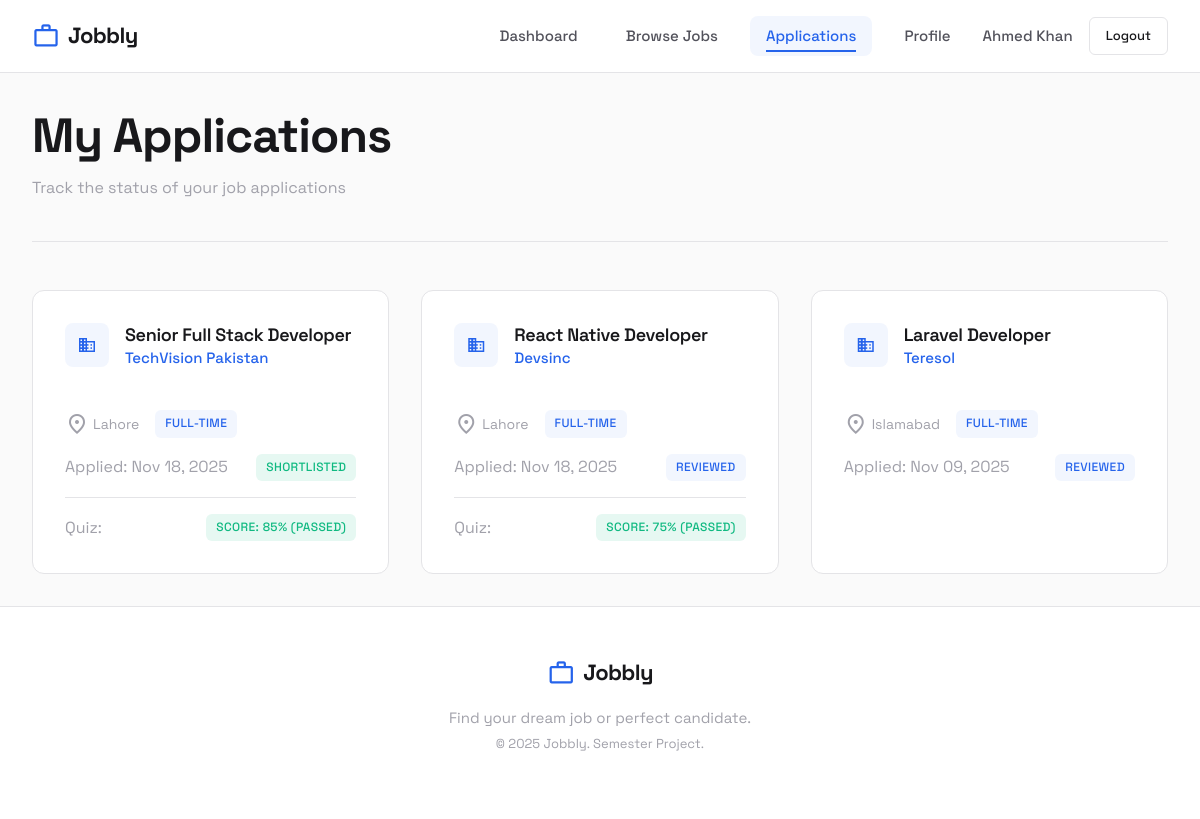
The app's page /v1-php/seeker/my-applications.php (signed in) with its own data.
### tables this page shows
CREATE TABLE applications (
    application_id INT AUTO_INCREMENT PRIMARY KEY,
    job_id INT NOT NULL,
    seeker_id INT NOT NULL,
    applied_date TIMESTAMP DEFAULT CURRENT_TIMESTAMP,
    status ENUM('pending', 'reviewed', 'shortlisted', 'rejected') DEFAULT 'pending',
    FOREIGN KEY (job_id) REFERENCES jobs(job_id) ON DELETE CASCADE,
    FOREIGN KEY (seeker_id) REFERENCES seekers(seeker_id) ON DELETE CASCADE,
    UNIQUE KEY unique_application (job_id, seeker_id)
);

CREATE TABLE jobs (
    job_id INT AUTO_INCREMENT PRIMARY KEY,
    company_id INT NOT NULL,
    title VARCHAR(255) NOT NULL,
    description TEXT,
    location VARCHAR(255),
    salary_min INT,
    salary_max INT,
    job_type ENUM('full-time', 'part-time', 'internship', 'contract', 'remote') DEFAULT 'full-time',
    required_skills TEXT,
    required_education ENUM('Matric', 'Inter', 'BS', 'MS', 'PhD') DEFAULT 'Matric',
    posted_date TIMESTAMP DEFAULT CURRENT_TIMESTAMP,
    status ENUM('active', 'closed') DEFAULT 'active',
    FOREIGN KEY (company_id) REFERENCES companies(company_id) ON DELETE CASCADE
);

CREATE TABLE companies (
    company_id INT AUTO_INCREMENT PRIMARY KEY,
    user_id INT NOT NULL UNIQUE,
    company_name VARCHAR(255) NOT NULL,
    description TEXT,
    logo_url VARCHAR(255),
    website VARCHAR(255),
    contact_no VARCHAR(50),
    FOREIGN KEY (user_id) REFERENCES users(user_id) ON DELETE CASCADE
);

CREATE TABLE quiz_attempts (
    attempt_id INT AUTO_INCREMENT PRIMARY KEY,
    quiz_id INT NOT NULL,
    seeker_id INT NOT NULL,
    score INT DEFAULT 0,
    attempt_date TIMESTAMP DEFAULT CURRENT_TIMESTAMP,
    is_passed BOOLEAN DEFAULT FALSE,
    time_taken INT,
    FOREIGN KEY (quiz_id) REFERENCES quizzes(quiz_id) ON DELETE CASCADE,
    FOREIGN KEY (seeker_id) REFERENCES seekers(seeker_id) ON DELETE CASCADE
);

### v1-php/seeker/my-applications.php (the view, shortened to what this page needs)
<?php
$db = getDB();
$seekerId = $_SESSION['seeker_id'];
$stmt = $db->prepare("
    SELECT a.*, j.title as job_title, j.job_type, j.location, c.company_name, c.logo_url,
           q.quiz_id, q.passing_score, qa.score as quiz_score, qa.is_passed
    FROM applications a
    JOIN jobs j ON a.job_id = j.job_id
    JOIN companies c ON j.company_id = c.company_id
    LEFT JOIN quizzes q ON j.job_id = q.job_id
    LEFT JOIN quiz_attempts qa ON q.quiz_id = qa.quiz_id AND qa.seeker_id = ?
    WHERE a.seeker_id = ?
    ORDER BY a.applied_date DESC
");
$stmt->execute([$seekerId, $seekerId]);
$applications = $stmt->fetchAll();
require_once __DIR__ . '/../includes/header.php';
?>
<div class="page-header">
    <h1 class="page-title">My Applications</h1>
    <p class="page-subtitle">Track the status of your job applications</p>
</div>
<?php if (empty($applications)): ?>
<div class="empty-state">
    <span class="material-symbols-outlined">work_off</span>
    <h3>No Applications Yet</h3>
    <p>Start applying to jobs to see them here.</p>
    <a href="<?= SITE_URL ?>/seeker/browse-jobs.php" class="btn btn-primary">Browse Jobs</a>
</div>
<?php else: ?>
<div class="grid grid-2">
    <?php foreach ($applications as $app): ?>
    <div class="card">
        <div class="card-header">
            <?= companyLogo($app['logo_url']) ?>
            <div>
                <h3 class="card-title" style="margin-bottom: 0;"><?= e($app['job_title']) ?></h3>
                <p class="job-company"><?= e($app['company_name']) ?></p>
            </div>
        </div>
        <div class="card-meta mb-md">
            <span class="card-meta-item">
                <span class="material-symbols-outlined">location_on</span>
                <?= e($app['location'] ?: 'Remote') ?>
            </span>
            <span class="badge <?= getJobTypeBadge($app['job_type']) ?>"><?= e($app['job_type']) ?></span>
        </div>
        <div class="flex justify-between items-center flex-wrap gap-sm">
            <div>
                <span class="text-muted">Applied: <?= formatDate($app['applied_date']) ?></span>
            </div>
            <span class="badge <?= getStatusBadge($app['status']) ?>"><?= ucfirst(e($app['status'])) ?></span>
        </div>
        <?php if ($app['quiz_id']): ?>
        <hr class="divider">
        <div class="flex justify-between items-center">
            <span class="text-muted">Quiz:</span>
            <?php if ($app['quiz_score'] !== null): ?>
                <span class="badge <?= $app['is_passed'] ? 'badge-success' : 'badge-danger' ?>">
                    Score: <?= $app['quiz_score'] ?>% (<?= $app['is_passed'] ? 'Passed' : 'Failed' ?>)
                </span>
            <?php else: ?>
                <a href="<?= SITE_URL ?>/seeker/take-quiz.php?job=<?= $app['job_id'] ?>" class="btn btn-sm btn-primary">
                    Take Quiz
                </a>
            <?php endif; ?>
        </div>
        <?php endif; ?>
    </div>
    <?php endforeach; ?>
</div>
<?php endif; ?>
<?php require_once __DIR__ . '/../includes/footer.php'; ?>

### v1-php/includes/functions.php (shortened to what this page needs)
<?php
function e($string) {
    return htmlspecialchars($string, ENT_QUOTES, 'UTF-8');
}
function formatDate($date) {
    return date('M d, Y', strtotime($date));
}
function getJobTypeBadge($type) {
    $badges = [
        'full-time' => 'badge-primary',
        'part-time' => 'badge-secondary',
        'internship' => 'badge-success',
        'contract' => 'badge-warning',
        'remote' => 'badge-info'
    ];
    return $badges[$type] ?? 'badge-default';
}
function getStatusBadge($status) {
    $badges = [
        'pending' => 'badge-warning',
        'reviewed' => 'badge-info',
        'shortlisted' => 'badge-success',
        'rejected' => 'badge-danger',
        'active' => 'badge-success',
        'closed' => 'badge-secondary'
    ];
    return $badges[$status] ?? 'badge-default';
}
function companyLogo($logoUrl, $size = '') {
    $placeholder = $size === 'lg' ? 'company-logo-placeholder-lg' : 'company-logo-placeholder';
    return '<div class="' . $placeholder . '"><span class="material-symbols-outlined">business</span></div>';
}

### v1-php/assets/css/variables.css (style rules this page uses)
:root { --primary: #2563eb; --primary-hover: #1d4ed8; --primary-light: #eff6ff; --primary-subtle: rgba(37, 99, 235, 0.06); --accent-yellow: #f59e0b; --accent-green: #10b981; --accent-red: #ef4444; --accent-purple: #8b5cf6; --success: #22c55e; --bg: #fafafa; --bg-alt: #ffffff; --bg-elevated: #ffffff; --text: #18181b; --text-secondary: #52525b; --text-muted: #a1a1aa; --border: #e4e4e7; --border-hover: #d4d4d8; --shadow-xs: 0 1px 2px rgba(0, 0, 0, 0.04); --shadow-sm: 0 2px 4px rgba(0, 0, 0, 0.04), 0 1px 2px rgba(0, 0, 0, 0.02); --shadow-md: 0 4px 12px rgba(0, 0, 0, 0.06), 0 2px 4px rgba(0, 0, 0, 0.04); --shadow-lg: 0 8px 24px rgba(0, 0, 0, 0.08), 0 4px 8px rgba(0, 0, 0, 0.04); --shadow-xl: 0 16px 48px rgba(0, 0, 0, 0.1); --ring: 0 0 0 3px rgba(37, 99, 235, 0.15); --space-xs: 0.25rem; --space-sm: 0.5rem; --space-md: 1rem; --space-lg: 1.5rem; --space-xl: 2rem; --space-2xl: 3rem; --space-3xl: 4rem; --border-width: 1px; --radius-sm: 6px; --radius-md: 8px; --radius-lg: 12px; --radius-xl: 16px; --radius-full: 9999px; --transition-fast: 0.15s ease; --transition: 0.2s ease; --transition-slow: 0.3s ease; }

### v1-php/assets/css/style.css (style rules this page uses)
* { margin: 0; padding: 0; box-sizing: border-box; }
html { scroll-behavior: smooth; }
body { font-family: 'Space Grotesk', -apple-system, BlinkMacSystemFont, sans-serif; background: var(--bg); color: var(--text); line-height: 1.6; min-height: 100vh; display: flex; flex-direction: column; -webkit-font-smoothing: antialiased; -moz-osx-font-smoothing: grayscale; }
h1, h2, h3, h4, h5, h6 { font-weight: 600; line-height: 1.3; letter-spacing: -0.02em; color: var(--text); }
h1 { font-size: clamp(2rem, 5vw, 3rem); font-weight: 700; }
h3 { font-size: clamp(1.125rem, 3vw, 1.5rem); }
p { margin-bottom: var(--space-md); color: var(--text-secondary); }
.grid { display: grid; gap: var(--space-xl); }
.grid-2 { grid-template-columns: repeat(auto-fit, minmax(300px, 1fr)); }
.page-header { margin-bottom: var(--space-2xl); padding-bottom: var(--space-lg); border-bottom: var(--border-width) solid var(--border); }
.page-title { margin-bottom: var(--space-sm); }
.page-subtitle { color: var(--text-muted); }
.text-muted { color: var(--text-muted); }
.mb-md { margin-bottom: var(--space-md); }
.flex { display: flex; }
.flex-wrap { flex-wrap: wrap; }
.items-center { align-items: center; }
.justify-between { justify-content: space-between; }
.gap-sm { gap: var(--space-sm); }
.divider { border: none; border-top: 1px solid var(--border); margin: var(--space-md) 0; }

### v1-php/assets/css/components.css (style rules this page uses)
.card { background: var(--bg-alt); border: var(--border-width) solid var(--border); border-radius: var(--radius-lg); padding: var(--space-xl); transition: all 0.3s cubic-bezier(0.4, 0, 0.2, 1); }
.card-header { display: flex; align-items: flex-start; gap: var(--space-md); margin-bottom: var(--space-lg); }
.card-title { font-size: 1.125rem; font-weight: 600; margin-bottom: var(--space-xs); }
.card-meta { display: flex; flex-wrap: wrap; gap: var(--space-md); color: var(--text-muted); font-size: 0.875rem; }
.card-meta-item { display: flex; align-items: center; gap: var(--space-xs); }
.job-company { color: var(--primary); font-weight: 500; margin-bottom: var(--space-md); font-size: 0.9375rem; }
.badge { display: inline-flex; align-items: center; padding: 0.25rem 0.625rem; font-size: 0.75rem; font-weight: 500; text-transform: uppercase; letter-spacing: 0.03em; border-radius: var(--radius-sm); transition: all 0.2s ease; }
.badge-primary { background: var(--primary-subtle); color: var(--primary); }
.badge-success { background: rgba(16, 185, 129, 0.1); color: var(--accent-green); }
.badge-info { background: var(--primary-subtle); color: var(--primary); }
.company-logo-placeholder { width: 44px; height: 44px; min-width: 44px; min-height: 44px; background: var(--primary-subtle); border-radius: var(--radius-md); display: flex; align-items: center; justify-content: center; flex-shrink: 0; }
.company-logo-placeholder .material-symbols-outlined { color: var(--primary); font-size: 1.25rem; }

### records on screen
applications: job.title "Senior Full Stack Developer", companies.company_name "TechVision Pakistan", job.location "Lahore", job.job_type "FULL-TIME", applied_date "Nov 18, 2025", status "SHORTLISTED", quiz_attempts.score "85", shows "PASSED"
applications: job.title "React Native Developer", companies.company_name "Devsinc", job.location "Lahore", job.job_type "FULL-TIME", applied_date "Nov 18, 2025", status "REVIEWED", quiz_attempts.score "75", shows "PASSED"
applications: job.title "Laravel Developer", companies.company_name "Teresol", job.location "Islamabad", job.job_type "FULL-TIME", applied_date "Nov 09, 2025", status "REVIEWED"

### other values on screen
SITE_NAME "Jobbly"
$_SESSION['company_name'] "Ahmed Khan"
